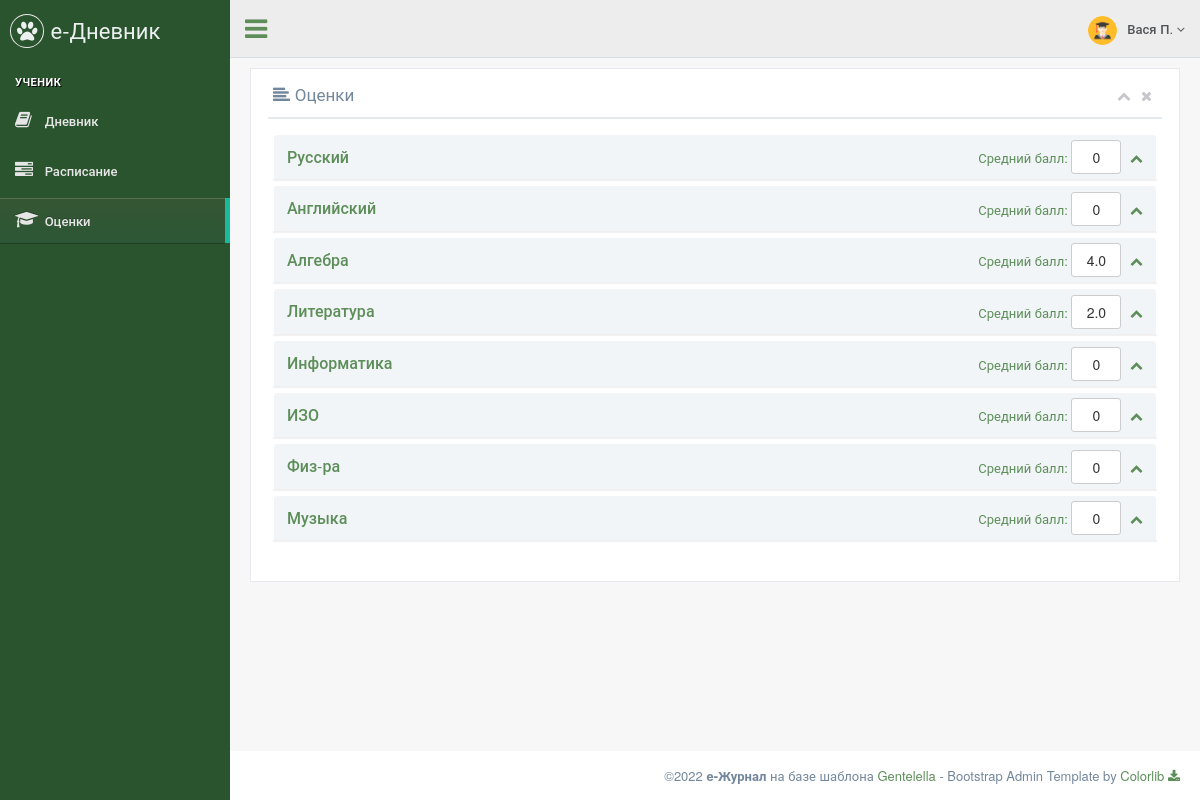
Screenshot of /student/grade (signed in) with the database file from the repository.
### data/menu.py (models this page shows)
class Menu(ORMBase):
    __tablename__ = 'menu'
    id = Column(Integer, primary_key=True, autoincrement=True, unique=True)
    name = Column(String, nullable=True)
    section = Column(String, nullable=True)
    title = Column(String, nullable=True)
    icon = Column(String, nullable=True)
    ref = Column(String, nullable=True)
    roles = Column(String, nullable=True)
    order = Column(Integer, nullable=True)

### data/users.py (models this page shows)
class Users(ORMBase, UserMixin):
    __tablename__ = 'users'
    __json_exclude__ = set(["password"])
    id = Column(Integer, primary_key=True, autoincrement=True, unique=True)
    name = Column(String, nullable=True)
    surname = Column(String, nullable=True)
    otchestvo = Column(String, nullable=True)
    login = Column(String, nullable=True)
    password = Column(String, nullable=True)
    role = Column(String, nullable=True)
    class_id = Column(Integer, ForeignKey('classes.cl_id'), nullable=True)
    active = Column(Integer, nullable=True)

### main.py (the view)
@app.route('/student/grade')
def student_grade():
    lst_subj = ['Русский', 'Английский', 'Алгебра', 'Литература', 'Информатика', 'ИЗО', 'Физ-ра', 'Музыка']
    grades = dict()
    grd_sum = dict()
    for subj in lst_subj:
        grades[subj] = session.query(Grade).filter(Grade.user_id == current_user.id, Grade.subject == subj).all()
        grades_list = [] if len(grades[subj]) == 0 else [x.grade for x in grades.get(subj)]
        grd_sum[subj] = round(0 if len(grades_list) == 0 else sum(grades_list) / len(grades_list), 2)
    return render_page(['admin', 'student'], '/student/grade', 'student_grade.html', grades=grades, grd_sum=grd_sum)

### main.py (called while the page is built)
@login_manager.user_loader
def load_user(user_id):
    return session.query(Users).get(user_id)

def get_menu(role):
    items = session.query(Menu).filter(Menu.roles.ilike(f'%{role}%')).all()
    menu = dict()
    section = ""
    for item in items:
        if item.section:
            arr = menu.get(section)
            arr.append(item)
            menu[section] = arr
        else:
            section = item.title
            menu[section] = []
    return menu

def render_page(roles, ref, template, **context):
    if not login_fresh():
        return render_403()
    else:
        if current_user.role in roles:
            menu = get_menu(current_user.role)
            if not context:
                context = dict()
            context["menu"] = menu
            context["ref"] = ref
            context["role"] = current_user.role
            context["username"] = f"{current_user.name} {current_user.surname[0]}."
            return render_template(template, **context)
        else:
            return render_403()

### templates/student_grade.html (shortened to what this page needs)
{% extends "page_base.html" %}
{% block content %}
<div class="">
    <div class="page-title">
        <div class="row">
            <div class="col-md-12 col-sm-12 col-xs-12">
                <div class="x_panel">
                    <div class="x_title">
                        <h2><i class="fa fa-align-left"></i> Оценки</h2>
                        <ul class="nav navbar-right panel_toolbox">
                          <li><a class="collapse-link"><i class="fa fa-chevron-up"></i></a></li>
                          <li><a class="close-link"><i class="fa fa-close"></i></a></li>
                        </ul>
                        <div class="clearfix"></div>
                    </div>
                    <div class="x_content">
                        <div class="accordion" id="accordion" role="tablist" aria-multiselectable="true">
                            {% for subj in grades.keys() %}
                            <div class="panel">
                                <a class="panel-heading collapsed" role="tab" id="headingOne" data-toggle="collapse" data-parent="#accordion" href="#collapse-{{ subj }}" aria-expanded="true" aria-controls="collapse-{{ subj }}">
                                    <h4 class="panel-title">{{ subj }}</h4>
                                    <span class="navbar-right">Средний балл: <button type="button" class="btn btn-default me-md-2">{{grd_sum[subj]}}</button> <i class="fa fa-chevron-up"></i></span>
                                </a>
                            </div>
                            {% endfor %}
                        </div>
                    </div>
                </div>
            </div>
        </div>
    </div>
</div>
{% endblock %}

### templates/page_base.html (shortened to what this page needs)
<!DOCTYPE html>
<html lang="en">
  <head>
    <link href="/static/vendors/bootstrap/css/bootstrap.min.css" rel="stylesheet">
    <link href="/static/vendors/font-awesome/css/font-awesome.min.css" rel="stylesheet">
    <link href="/static/vendors/nprogress/nprogress.css" rel="stylesheet">
    <link href="/static/vendors/animate.css/animate.min.css" rel="stylesheet">
    <link href="/static/vendors/datatables.net-bs/css/dataTables.bootstrap.min.css" rel="stylesheet">
    <link href="/static/vendors/datatables.net-buttons-bs/css/buttons.bootstrap.min.css" rel="stylesheet">
    <link href="/static/vendors/datatables.net-fixedheader-bs/css/fixedHeader.bootstrap.min.css" rel="stylesheet">
    <link href="/static/vendors/datatables.net-responsive-bs/css/responsive.bootstrap.min.css" rel="stylesheet">
    <link href="/static/vendors/datatables.net-scroller-bs/css/scroller.bootstrap.min.css" rel="stylesheet">
    <link href="/static/vendors/switchery/switchery.css" rel="stylesheet">
    <link href="/static/vendors/bootstrap-datetimepicker/css/bootstrap-datetimepicker.css" rel="stylesheet">
    <link href="/static/css/custom.css" rel="stylesheet">
  </head>
  <body class="nav-md">
    <div class="container body">
      <div class="main_container">
        <div class="col-md-3 left_col">
          <div class="left_col scroll-view">
            <div class="navbar nav_title" style="border: 0;">
              <a href="index.html" class="site_title"><i class="fa fa-paw"></i> <span>е-Дневник</span></a>
            </div>
            <br />
            <div id="sidebar-menu" class="main_menu_side hidden-print main_menu">
              {% for section in menu.keys() %}
                <div class="menu_section">
                  <h3>{{ section }}</h3>
                  <ul class="nav side-menu">
                    {% for item in menu.get(section) %}
                      {% if item.ref == ref %}
                        <li class="active"><a href="{{ item.ref }}"><i class="{{ item.icon }}"></i> {{ item.title }}</a></li>
                      {% else %}
                        <li><a href="{{ item.ref }}"><i class="{{ item.icon }}"></i> {{ item.title }}</a></li>
                      {% endif %}
                    {% endfor %}
                  </ul>
                </div>
              {% endfor %}
            </div>
          </div>
        </div>
        <div class="top_nav">
          <div class="nav_menu">
            <nav>
              <div class="nav toggle">
                <a id="menu_toggle"><i class="fa fa-bars"></i></a>
              </div>
              <ul class="nav navbar-nav navbar-right">
                <li class="">
                  <a href="javascript:;" class="user-profile dropdown-toggle" data-toggle="dropdown" aria-expanded="false">
                    <img src="/static/images/{{ role }}.png" alt="">{{ username }}
                    <span class=" fa fa-angle-down"></span>
                  </a>
                </li>
              </ul>
            </nav>
          </div>
        </div>
        <div id="page-content" class="right_col" role="main">
          {% block content %}{% endblock %}
        </div>
        <footer>
          <div class="pull-right">
            ©2022 <b>e-Журнал</b> на базе шаблона <a href="https://colorlib.com/polygon/gentelella/index.html">Gentelella</a> - Bootstrap Admin Template by <a href="https://github.com/ColorlibHQ/gentelella">Colorlib <i class="fa fa-download"></i></a>
          </div>
          <div class="clearfix"></div>
        </footer>
      </div>
    </div>
  </body>
</html>

### rows the page displays
Menu: title "УЧЕНИК"
Menu: title "Дневник"
Menu: title "Расписание"
Menu: title "Оценки"
Users: role (picture)

### other values shown
{{ username }} "Вася П."
{{ subj }} "Русский" "Английский" "Алгебра" "Литература" "Информатика" "ИЗО" "Физ-ра" "Музыка"
{{ grd_sum[subj] }} "0" "0" "4.0" "2.0" "0" "0" "0" "0"
